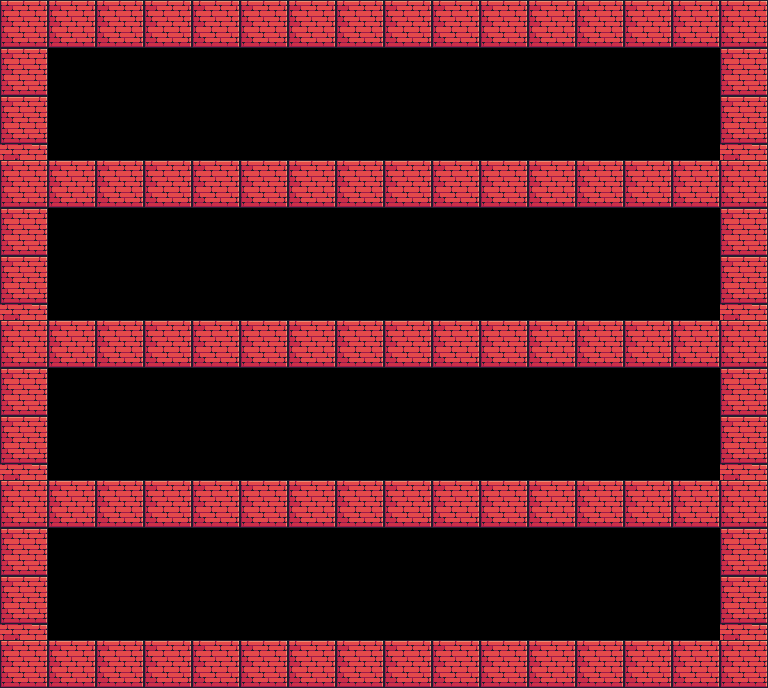

Below is a game level as drawn by its tile map, then a one-line description and the .tmx file that defines it, in full:
An orthogonal 48x43 tile map with 16x16 px tiles, 1 tile layer (Tile Layer 1).

<map version="1.10" tiledversion="1.10.2" orientation="orthogonal" renderorder="right-down" width="48" height="43" tilewidth="16" tileheight="16" infinite="0" nextlayerid="2" nextobjectid="1">
 <tileset firstgid="1" source="../../img_real/player/Dungeon-Game.tsx" />
 <layer id="1" name="Tile Layer 1" width="48" height="43">
  <data encoding="csv">
106,107,108,106,107,108,106,107,108,106,107,108,106,107,108,106,107,108,106,107,108,106,107,108,106,107,108,106,107,108,106,107,108,106,107,108,106,107,108,106,107,108,106,107,108,106,107,108,
128,129,130,128,129,130,128,129,130,128,129,130,128,129,130,128,129,130,128,129,130,128,129,130,128,129,130,128,129,130,128,129,130,128,129,130,128,129,130,128,129,130,128,129,130,128,129,130,
150,151,152,150,151,152,150,151,152,150,151,152,150,151,152,150,151,152,150,151,152,150,151,152,150,151,152,150,151,152,150,151,152,150,151,152,150,151,152,150,151,152,150,151,152,150,151,152,
106,107,108,0,0,0,0,0,0,0,0,0,0,0,0,0,0,0,0,0,0,0,0,0,0,0,0,0,0,0,0,0,0,0,0,0,0,0,0,0,0,0,0,0,0,106,107,108,
128,129,130,0,0,0,0,0,0,0,0,0,0,0,0,0,0,0,0,0,0,0,0,0,0,0,0,0,0,0,0,0,0,0,0,0,0,0,0,0,0,0,0,0,0,128,129,130,
150,151,152,0,0,0,0,0,0,0,0,0,0,0,0,0,0,0,0,0,0,0,0,0,0,0,0,0,0,0,0,0,0,0,0,0,0,0,0,0,0,0,0,0,0,150,151,152,
106,107,108,0,0,0,0,0,0,0,0,0,0,0,0,0,0,0,0,0,0,0,0,0,0,0,0,0,0,0,0,0,0,0,0,0,0,0,0,0,0,0,0,0,0,106,107,108,
128,129,130,0,0,0,0,0,0,0,0,0,0,0,0,0,0,0,0,0,0,0,0,0,0,0,0,0,0,0,0,0,0,0,0,0,0,0,0,0,0,0,0,0,0,128,129,130,
150,151,152,0,0,0,0,0,0,0,0,0,0,0,0,0,0,0,0,0,0,0,0,0,0,0,0,0,0,0,0,0,0,0,0,0,0,0,0,0,0,0,0,0,0,150,151,152,
109,110,108,0,0,0,0,0,0,0,0,0,0,0,0,0,0,0,0,0,0,0,0,0,0,0,0,0,0,0,0,0,0,0,0,0,0,0,0,0,0,0,0,0,0,109,110,108,
106,107,108,106,107,108,106,107,108,106,107,108,106,107,108,106,107,108,106,107,108,106,107,108,106,107,108,106,107,108,106,107,108,106,107,108,106,107,108,106,107,108,106,107,108,106,107,108,
128,129,130,128,129,130,128,129,130,128,129,130,128,129,130,128,129,130,128,129,130,128,129,130,128,129,130,128,129,130,128,129,130,128,129,130,128,129,130,128,129,130,128,129,130,128,129,130,
150,151,152,150,151,152,150,151,152,150,151,152,150,151,152,150,151,152,150,151,152,150,151,152,150,151,152,150,151,152,150,151,152,150,151,152,150,151,152,150,151,152,150,151,152,150,151,152,
106,107,108,0,0,0,0,0,0,0,0,0,0,0,0,0,0,0,0,0,0,0,0,0,0,0,0,0,0,0,0,0,0,0,0,0,0,0,0,0,0,0,0,0,0,106,107,108,
128,129,130,0,0,0,0,0,0,0,0,0,0,0,0,0,0,0,0,0,0,0,0,0,0,0,0,0,0,0,0,0,0,0,0,0,0,0,0,0,0,0,0,0,0,128,129,130,
150,151,152,0,0,0,0,0,0,0,0,0,0,0,0,0,0,0,0,0,0,0,0,0,0,0,0,0,0,0,0,0,0,0,0,0,0,0,0,0,0,0,0,0,0,150,151,152,
106,107,108,0,0,0,0,0,0,0,0,0,0,0,0,0,0,0,0,0,0,0,0,0,0,0,0,0,0,0,0,0,0,0,0,0,0,0,0,0,0,0,0,0,0,106,107,108,
128,129,130,0,0,0,0,0,0,0,0,0,0,0,0,0,0,0,0,0,0,0,0,0,0,0,0,0,0,0,0,0,0,0,0,0,0,0,0,0,0,0,0,0,0,128,129,130,
150,151,152,0,0,0,0,0,0,0,0,0,0,0,0,0,0,0,0,0,0,0,0,0,0,0,0,0,0,0,0,0,0,0,0,0,0,0,0,0,0,0,0,0,0,150,151,152,
109,110,108,0,0,0,0,0,0,0,0,0,0,0,0,0,0,0,0,0,0,0,0,0,0,0,0,0,0,0,0,0,0,0,0,0,0,0,0,0,0,0,0,0,0,109,110,108,
106,107,108,106,107,108,106,107,108,106,107,108,106,107,108,106,107,108,106,107,108,106,107,108,106,107,108,106,107,108,106,107,108,106,107,108,106,107,108,106,107,108,106,107,108,106,107,108,
128,129,130,128,129,130,128,129,130,128,129,130,128,129,130,128,129,130,128,129,130,128,129,130,128,129,130,128,129,130,128,129,130,128,129,130,128,129,130,128,129,130,128,129,130,128,129,130,
150,151,152,150,151,152,150,151,152,150,151,152,150,151,152,150,151,152,150,151,152,150,151,152,150,151,152,150,151,152,150,151,152,150,151,152,150,151,152,150,151,152,150,151,152,150,151,152,
106,107,108,0,0,0,0,0,0,0,0,0,0,0,0,0,0,0,0,0,0,0,0,0,0,0,0,0,0,0,0,0,0,0,0,0,0,0,0,0,0,0,0,0,0,106,107,108,
128,129,130,0,0,0,0,0,0,0,0,0,0,0,0,0,0,0,0,0,0,0,0,0,0,0,0,0,0,0,0,0,0,0,0,0,0,0,0,0,0,0,0,0,0,128,129,130,
150,151,152,0,0,0,0,0,0,0,0,0,0,0,0,0,0,0,0,0,0,0,0,0,0,0,0,0,0,0,0,0,0,0,0,0,0,0,0,0,0,0,0,0,0,150,151,152,
106,107,108,0,0,0,0,0,0,0,0,0,0,0,0,0,0,0,0,0,0,0,0,0,0,0,0,0,0,0,0,0,0,0,0,0,0,0,0,0,0,0,0,0,0,106,107,108,
128,129,130,0,0,0,0,0,0,0,0,0,0,0,0,0,0,0,0,0,0,0,0,0,0,0,0,0,0,0,0,0,0,0,0,0,0,0,0,0,0,0,0,0,0,128,129,130,
150,151,152,0,0,0,0,0,0,0,0,0,0,0,0,0,0,0,0,0,0,0,0,0,0,0,0,0,0,0,0,0,0,0,0,0,0,0,0,0,0,0,0,0,0,150,151,152,
109,110,108,0,0,0,0,0,0,0,0,0,0,0,0,0,0,0,0,0,0,0,0,0,0,0,0,0,0,0,0,0,0,0,0,0,0,0,0,0,0,0,0,0,0,109,110,108,
106,107,108,106,107,108,106,107,108,106,107,108,106,107,108,106,107,108,106,107,108,106,107,108,106,107,108,106,107,108,106,107,108,106,107,108,106,107,108,106,107,108,106,107,108,106,107,108,
128,129,130,128,129,130,128,129,130,128,129,130,128,129,130,128,129,130,128,129,130,128,129,130,128,129,130,128,129,130,128,129,130,128,129,130,128,129,130,128,129,130,128,129,130,128,129,130,
150,151,152,150,151,152,150,151,152,150,151,152,150,151,152,150,151,152,150,151,152,150,151,152,150,151,152,150,151,152,150,151,152,150,151,152,150,151,152,150,151,152,150,151,152,150,151,152,
106,107,108,0,0,0,0,0,0,0,0,0,0,0,0,0,0,0,0,0,0,0,0,0,0,0,0,0,0,0,0,0,0,0,0,0,0,0,0,0,0,0,0,0,0,106,107,108,
128,129,130,0,0,0,0,0,0,0,0,0,0,0,0,0,0,0,0,0,0,0,0,0,0,0,0,0,0,0,0,0,0,0,0,0,0,0,0,0,0,0,0,0,0,128,129,130,
150,151,152,0,0,0,0,0,0,0,0,0,0,0,0,0,0,0,0,0,0,0,0,0,0,0,0,0,0,0,0,0,0,0,0,0,0,0,0,0,0,0,0,0,0,150,151,152,
106,107,108,0,0,0,0,0,0,0,0,0,0,0,0,0,0,0,0,0,0,0,0,0,0,0,0,0,0,0,0,0,0,0,0,0,0,0,0,0,0,0,0,0,0,106,107,108,
128,129,130,0,0,0,0,0,0,0,0,0,0,0,0,0,0,0,0,0,0,0,0,0,0,0,0,0,0,0,0,0,0,0,0,0,0,0,0,0,0,0,0,0,0,128,129,130,
150,151,152,0,0,0,0,0,0,0,0,0,0,0,0,0,0,0,0,0,0,0,0,0,0,0,0,0,0,0,0,0,0,0,0,0,0,0,0,0,0,0,0,0,0,150,151,152,
109,110,108,0,0,0,0,0,0,0,0,0,0,0,0,0,0,0,0,0,0,0,0,0,0,0,0,0,0,0,0,0,0,0,0,0,0,0,0,0,0,0,0,0,0,109,110,108,
106,107,108,106,107,108,106,107,108,106,107,108,106,107,108,106,107,108,106,107,108,106,107,108,106,107,108,106,107,108,106,107,108,106,107,108,106,107,108,106,107,108,106,107,108,106,107,108,
128,129,130,128,129,130,128,129,130,128,129,130,128,129,130,128,129,130,128,129,130,128,129,130,128,129,130,128,129,130,128,129,130,128,129,130,128,129,130,128,129,130,128,129,130,128,129,130,
150,151,152,150,151,152,150,151,152,150,151,152,150,151,152,150,151,152,150,151,152,150,151,152,150,151,152,150,151,152,150,151,152,150,151,152,150,151,152,150,151,152,150,151,152,150,151,152
</data>
 </layer>
</map>
